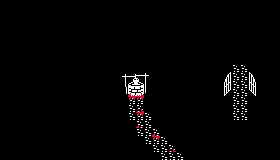

This game map was drawn from its Tiled (.tmx) file and the tilesets committed beside it. A one-line description and the full map source follow:
An orthogonal 35x20 tile map with 8x8 px tiles, 4 tile layers (bg, fg, collide, blood) and 3 objects (2x dialog, npc).

<map version="1.0" tiledversion="2018.03.04" orientation="orthogonal" renderorder="right-down" width="35" height="20" tilewidth="8" tileheight="8" infinite="0" nextobjectid="22">
 <tileset firstgid="1" source="tilesets/1bit.tsx" />
 <layer name="bg" width="35" height="20">
  <data encoding="csv">
0,0,0,0,0,0,0,0,0,0,0,0,0,0,0,0,0,0,0,0,0,0,0,0,0,0,0,0,0,0,0,0,0,0,0,
0,0,0,0,0,0,0,0,0,0,0,0,0,0,0,0,0,0,0,0,0,0,0,0,0,0,0,0,0,0,0,0,0,0,0,
0,0,0,0,0,0,0,0,0,0,0,0,0,0,0,0,0,0,0,0,0,0,0,0,0,0,0,0,0,0,0,0,0,0,0,
0,0,0,0,0,0,0,0,0,0,0,0,0,0,0,0,0,0,0,0,0,0,0,0,0,0,0,0,0,0,0,0,0,0,0,
0,0,0,0,0,0,0,0,0,0,0,0,0,0,0,0,0,0,0,0,0,0,0,0,0,0,0,0,0,0,0,0,0,0,0,
0,0,0,0,0,0,0,0,0,0,0,0,0,0,0,0,0,0,0,0,0,0,0,0,0,0,0,0,0,0,0,0,0,0,0,
0,0,0,0,0,0,0,0,0,0,0,0,0,0,0,0,0,0,0,0,0,0,0,0,0,0,0,0,0,0,0,0,0,0,0,
0,0,0,0,0,0,0,0,0,0,0,0,0,0,0,0,0,0,0,0,0,0,0,0,0,0,0,0,0,0,0,0,0,0,0,
0,0,0,0,0,0,0,0,0,0,0,0,0,0,0,0,0,0,0,0,0,0,0,0,0,0,0,0,0,13,13,0,0,0,0,
0,0,0,0,0,0,0,0,0,0,0,0,0,0,0,0,0,0,0,0,0,0,0,0,0,0,0,0,0,13,13,0,0,0,0,
0,0,0,0,0,0,0,0,0,0,0,0,0,0,0,0,0,0,0,0,0,0,0,0,0,0,0,0,0,13,13,0,0,0,0,
0,0,0,0,0,0,0,0,0,0,0,0,0,0,0,0,0,0,0,0,0,0,0,0,0,0,0,0,0,13,13,0,0,0,0,
0,0,0,0,0,0,0,0,0,0,0,0,0,0,0,0,13,13,0,0,0,0,0,0,0,0,0,0,0,13,13,0,0,0,0,
0,0,0,0,0,0,0,0,0,0,0,0,0,0,0,0,13,13,0,0,0,0,0,0,0,0,0,0,0,13,13,0,0,0,0,
0,0,0,0,0,0,0,0,0,0,0,0,0,0,0,0,13,13,13,0,0,0,0,0,0,0,0,0,0,13,13,0,0,0,0,
0,0,0,0,0,0,0,0,0,0,0,0,0,0,0,0,0,13,13,0,0,0,0,0,0,0,0,0,0,0,0,0,0,0,0,
0,0,0,0,0,0,0,0,0,0,0,0,0,0,0,0,0,13,13,13,0,0,0,0,0,0,0,0,0,0,0,0,0,0,0,
0,0,0,0,0,0,0,0,0,0,0,0,0,0,0,0,0,0,13,13,13,0,0,0,0,0,0,0,0,0,0,0,0,0,0,
0,0,0,0,0,0,0,0,0,0,0,0,0,0,0,0,0,0,0,13,13,13,0,0,0,0,0,0,0,0,0,0,0,0,0,
0,0,0,0,0,0,0,0,0,0,0,0,0,0,0,0,0,0,0,0,13,13,13,0,0,0,0,0,0,0,0,0,0,0,0
</data>
 </layer>
 <layer name="fg" width="35" height="20">
  <data encoding="csv">
0,0,0,0,0,0,0,0,0,0,0,0,0,0,0,0,0,0,0,0,0,0,0,0,0,0,0,0,0,0,0,0,0,0,0,
0,0,0,0,0,0,0,0,0,0,0,0,0,0,0,0,0,0,0,0,0,0,0,0,0,0,0,0,0,0,0,0,0,0,0,
0,0,0,0,0,0,0,0,0,0,0,0,0,0,0,0,0,0,0,0,0,0,0,0,0,0,0,0,0,0,0,0,0,0,0,
0,0,0,0,0,0,0,0,0,0,0,0,0,0,0,0,0,0,0,0,0,0,0,0,0,0,0,0,0,0,0,0,0,0,0,
0,0,0,0,0,0,0,0,0,0,0,0,0,0,0,0,0,0,0,0,0,0,0,0,0,0,0,0,0,0,0,0,0,0,0,
0,0,0,0,0,0,0,0,0,0,0,0,0,0,0,0,0,0,0,0,0,0,0,0,0,0,0,0,0,0,0,0,0,0,0,
0,0,0,0,0,0,0,0,0,0,0,0,0,0,0,0,0,0,0,0,0,0,0,0,0,0,0,0,0,0,0,0,0,0,0,
0,0,0,0,0,0,0,0,0,0,0,0,0,0,0,0,0,0,0,0,0,0,0,0,0,0,0,0,0,0,0,0,0,0,0,
0,0,0,0,0,0,0,0,0,0,0,0,0,0,0,0,0,0,0,0,0,0,0,0,0,0,0,0,0,0,0,0,0,0,0,
0,0,0,0,0,0,0,0,0,0,0,0,0,0,0,0,0,0,0,0,0,0,0,0,0,0,0,0,6,0,0,7,0,0,0,
0,0,0,0,0,0,0,0,0,0,0,0,0,0,0,0,0,0,0,0,0,0,0,0,0,0,0,0,14,0,0,15,0,0,0,
0,0,0,0,0,0,0,0,0,0,0,0,0,0,0,0,0,0,0,0,0,0,0,0,0,0,0,0,0,0,0,0,0,0,0,
0,0,0,0,0,0,0,0,0,0,0,0,0,0,0,0,0,0,0,0,0,0,0,0,0,0,0,0,0,0,0,0,0,0,0,
0,0,0,0,0,0,0,0,0,0,0,0,0,0,0,0,0,0,0,0,0,0,0,0,0,0,0,0,0,0,0,0,0,0,0,
0,0,0,0,0,0,0,0,0,0,0,0,0,0,0,0,0,0,0,0,0,0,0,0,0,0,0,0,0,0,0,0,0,0,0,
0,0,0,0,0,0,0,0,0,0,0,0,0,0,0,0,0,0,0,0,0,0,0,0,0,0,0,0,0,0,0,0,0,0,0,
0,0,0,0,0,0,0,0,0,0,0,0,0,0,0,0,0,0,0,0,0,0,0,0,0,0,0,0,0,0,0,0,0,0,0,
0,0,0,0,0,0,0,0,0,0,0,0,0,0,0,0,0,0,0,0,0,0,0,0,0,0,0,0,0,0,0,0,0,0,0,
0,0,0,0,0,0,0,0,0,0,0,0,0,0,0,0,0,0,0,0,0,0,0,0,0,0,0,0,0,0,0,0,0,0,0,
0,0,0,0,0,0,0,0,0,0,0,0,0,0,0,0,0,0,0,0,0,0,0,0,0,0,0,0,0,0,0,0,0,0,0
</data>
 </layer>
 <layer name="collide" width="35" height="20">
  <data encoding="csv">
0,0,0,0,0,0,0,0,0,0,0,0,0,0,0,0,0,0,0,0,0,0,0,0,0,0,0,0,0,0,0,0,0,0,0,
0,0,0,0,0,0,0,0,0,0,0,0,0,0,0,0,0,0,0,0,0,0,0,0,0,0,0,0,0,0,0,0,0,0,0,
0,0,0,0,0,0,0,0,0,0,0,0,0,0,0,0,0,0,0,0,0,0,0,0,0,0,0,0,0,0,0,0,0,0,0,
0,0,0,0,0,0,0,0,0,0,0,0,0,0,0,0,0,0,0,0,0,0,0,0,0,0,0,0,0,0,0,0,0,0,0,
0,0,0,0,0,0,0,0,0,0,0,0,0,0,0,0,0,0,0,0,0,0,0,0,0,0,0,0,0,0,0,0,0,0,0,
0,0,0,0,0,0,0,0,0,0,0,0,0,0,0,0,0,0,0,0,0,0,0,0,0,0,0,0,0,0,0,0,0,0,0,
0,0,0,0,0,0,0,0,0,0,0,0,0,0,0,0,0,0,0,0,0,0,0,0,0,0,0,0,0,0,0,0,0,0,0,
0,0,0,0,0,0,0,0,0,0,0,0,0,0,0,0,0,0,0,0,0,0,0,0,0,0,0,0,0,0,0,0,0,0,0,
0,0,0,0,0,0,0,0,0,0,0,0,0,0,0,0,0,0,0,0,0,0,0,0,0,0,0,0,0,0,0,0,0,0,0,
0,0,0,0,0,0,0,0,0,0,0,0,0,0,0,1,2,3,4,0,0,0,0,0,0,0,0,0,0,0,0,0,0,0,0,
0,0,0,0,0,0,0,0,0,0,0,0,0,0,0,9,10,11,12,0,0,0,0,0,0,0,0,0,0,0,0,0,0,0,0,
0,0,0,0,0,0,0,0,0,0,0,0,0,0,0,17,18,19,20,0,0,0,0,0,0,0,0,0,22,0,0,23,0,0,0,
0,0,0,0,0,0,0,0,0,0,0,0,0,0,0,0,0,0,0,0,0,0,0,0,0,0,0,0,0,0,0,0,0,0,0,
0,0,0,0,0,0,0,0,0,0,0,0,0,0,0,0,0,0,0,0,0,0,0,0,0,0,0,0,0,0,0,0,0,0,0,
0,0,0,0,0,0,0,0,0,0,0,0,0,0,0,0,0,0,0,0,0,0,0,0,0,0,0,0,0,0,0,0,0,0,0,
0,0,0,0,0,0,0,0,0,0,0,0,0,0,0,0,0,0,0,0,0,0,0,0,0,0,0,0,0,0,0,0,0,0,0,
0,0,0,0,0,0,0,0,0,0,0,0,0,0,0,0,0,0,0,0,0,0,0,0,0,0,0,0,0,0,0,0,0,0,0,
0,0,0,0,0,0,0,0,0,0,0,0,0,0,0,0,0,0,0,0,0,0,0,0,0,0,0,0,0,0,0,0,0,0,0,
0,0,0,0,0,0,0,0,0,0,0,0,0,0,0,0,0,0,0,0,0,0,0,0,0,0,0,0,0,0,0,0,0,0,0,
0,0,0,0,0,0,0,0,0,0,0,0,0,0,0,0,0,0,0,0,0,0,0,0,0,0,0,0,0,0,0,0,0,0,0
</data>
 </layer>
 <objectgroup name="objects">
  <object id="12" name="well" type="dialog" x="128" y="88" width="16" height="16">
   <properties>
    <property name="text" value="well it's a well" />
   </properties>
  </object>
  <object id="16" name="blood" type="dialog" x="232" y="80" width="16" height="24">
   <properties>
    <property name="text" value="t h e  b l o o d" />
   </properties>
  </object>
  <object id="20" name="terry" type="npc" x="48" y="72" width="8" height="8">
   <properties>
    <property name="sprite" value="1" />
   </properties>
  </object>
 </objectgroup>
 <layer name="blood" width="35" height="20">
  <data encoding="csv">
0,0,0,0,0,0,0,0,0,0,0,0,0,0,0,0,0,0,0,0,0,0,0,0,0,0,0,0,0,0,0,0,0,0,0,
0,0,0,0,0,0,0,0,0,0,0,0,0,0,0,0,0,0,0,0,0,0,0,0,0,0,0,0,0,0,0,0,0,0,0,
0,0,0,0,0,0,0,0,0,0,0,0,0,0,0,0,0,0,0,0,0,0,0,0,0,0,0,0,0,0,0,0,0,0,0,
0,0,0,0,0,0,0,0,0,0,0,0,0,0,0,0,0,0,0,0,0,0,0,0,0,0,0,0,0,0,0,0,0,0,0,
0,0,0,0,0,0,0,0,0,0,0,0,0,0,0,0,0,0,0,0,0,0,0,0,0,0,0,0,0,0,0,0,0,0,0,
0,0,0,0,0,0,0,0,0,0,0,0,0,0,0,0,0,0,0,0,0,0,0,0,0,0,0,0,0,0,0,0,0,0,0,
0,0,0,0,0,0,0,0,0,0,0,0,0,0,0,0,0,0,0,0,0,0,0,0,0,0,0,0,0,0,0,0,0,0,0,
0,0,0,0,0,0,0,0,0,0,0,0,0,0,0,0,0,0,0,0,0,0,0,0,0,0,0,0,0,0,0,0,0,0,0,
0,0,0,0,0,0,0,0,0,0,0,0,0,0,0,0,0,0,0,0,0,0,0,0,0,0,0,0,0,0,0,0,0,0,0,
0,0,0,0,0,0,0,0,0,0,0,0,0,0,0,0,0,0,0,0,0,0,0,0,0,0,0,0,0,0,0,0,0,0,0,
0,0,0,0,0,0,0,0,0,0,0,0,0,0,0,0,0,0,0,0,0,0,0,0,0,0,0,0,0,0,0,0,0,0,0,
0,0,0,0,0,0,0,0,0,0,0,0,0,0,0,0,26,27,0,0,0,0,0,0,0,0,0,0,0,0,0,0,0,0,0,
0,0,0,0,0,0,0,0,0,0,0,0,0,0,0,0,34,34,0,0,0,0,0,0,0,0,0,0,0,0,0,0,0,0,0,
0,0,0,0,0,0,0,0,0,0,0,0,0,0,0,0,0,27,0,0,0,0,0,0,0,0,0,0,0,0,0,0,0,0,0,
0,0,0,0,0,0,0,0,0,0,0,0,0,0,0,0,0,34,0,0,0,0,0,0,0,0,0,0,0,0,0,0,0,0,0,
0,0,0,0,0,0,0,0,0,0,0,0,0,0,0,0,0,26,0,0,0,0,0,0,0,0,0,0,0,0,0,0,0,0,0,
0,0,0,0,0,0,0,0,0,0,0,0,0,0,0,0,0,0,0,26,0,0,0,0,0,0,0,0,0,0,0,0,0,0,0,
0,0,0,0,0,0,0,0,0,0,0,0,0,0,0,0,0,0,0,34,0,0,0,0,0,0,0,0,0,0,0,0,0,0,0,
0,0,0,0,0,0,0,0,0,0,0,0,0,0,0,0,0,0,0,0,0,27,0,0,0,0,0,0,0,0,0,0,0,0,0,
0,0,0,0,0,0,0,0,0,0,0,0,0,0,0,0,0,0,0,0,0,0,0,0,0,0,0,0,0,0,0,0,0,0,0
</data>
 </layer>
</map>
